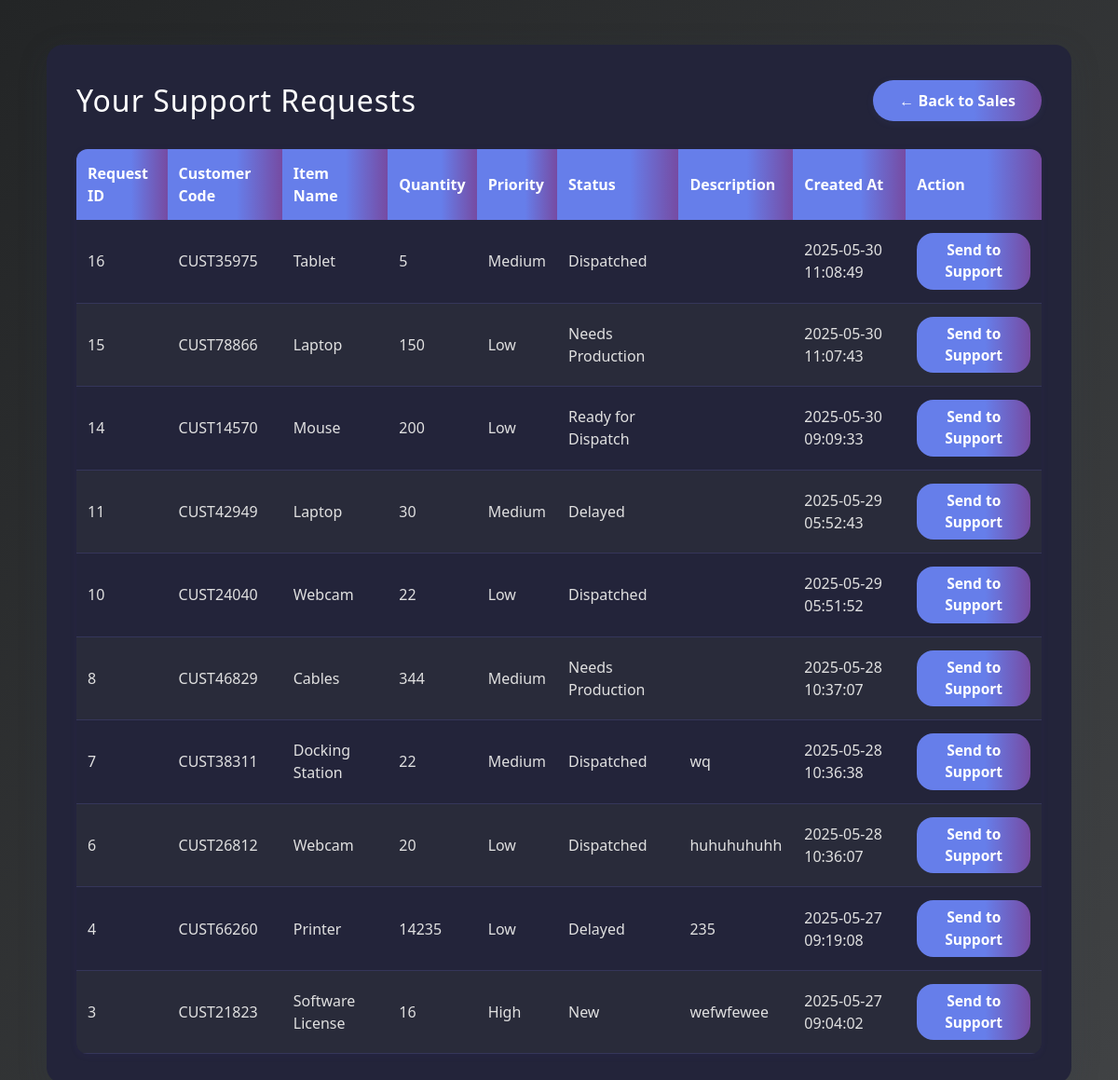
/support-sales (signed in), run on an earlier commit of the app's database.
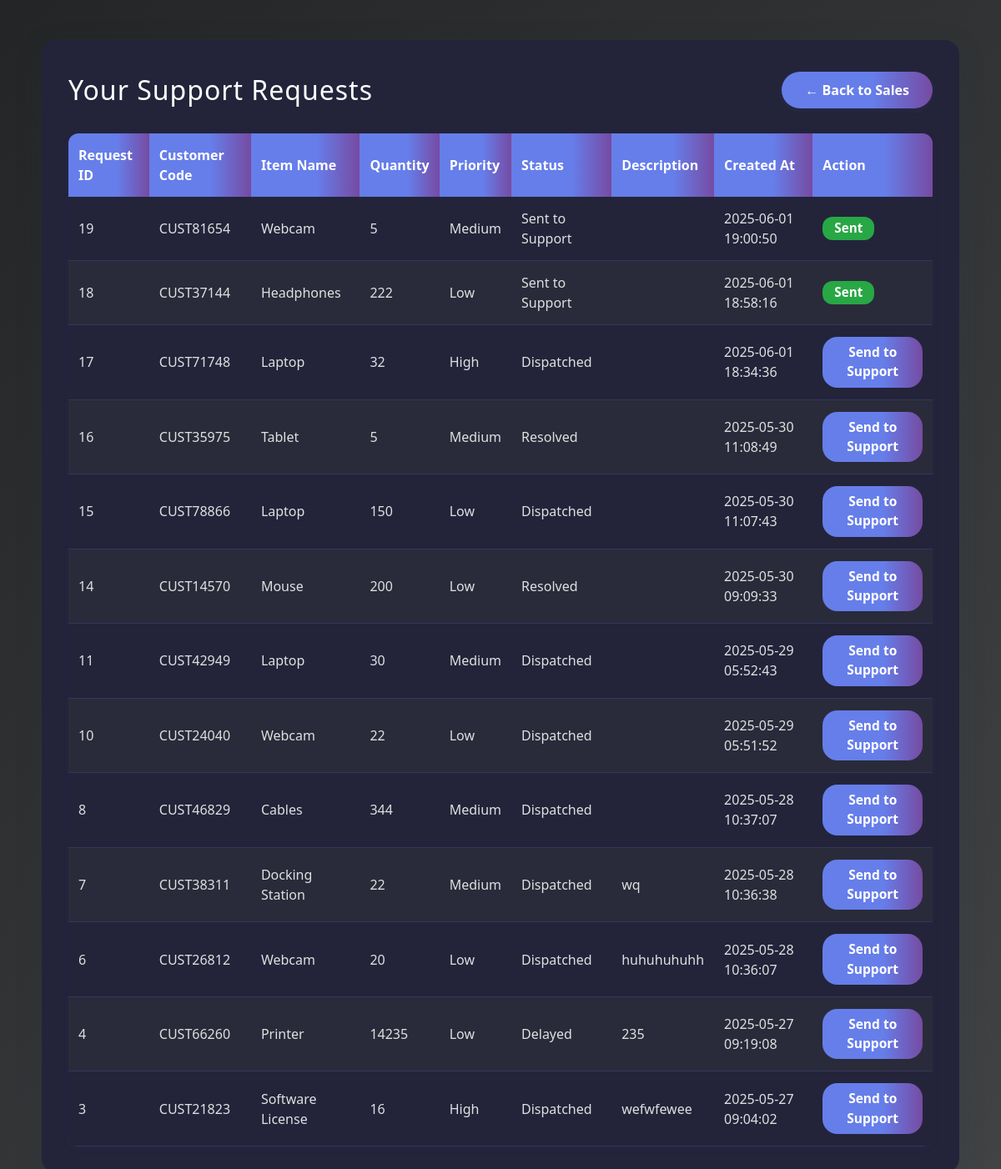
And on a later commit of the database.
### models.py (models this page shows)
class Request(db.Model):
    id = db.Column(db.Integer, primary_key=True)
    customer_id = db.Column(db.Integer, db.ForeignKey('customer.id'), nullable=False)
    customer_code = db.Column(db.String(50), nullable=False)  # <-- Newly added
    item_name = db.Column(db.String(100), nullable=False)
    quantity = db.Column(db.Integer, nullable=False)
    priority = db.Column(db.String(50), nullable=False)
    status = db.Column(db.String(50), default='New')
    created_at = db.Column(db.DateTime, default=datetime.utcnow)
    submitted_by = db.Column(db.Integer, db.ForeignKey('user.id'))
    description = db.Column(db.Text, nullable=True)

### app.py (the view)
@app.route('/support-sales')
@login_required
def support_sales():
    user_id = current_user.id
    requests = Request.query.filter_by(submitted_by=user_id).order_by(Request.created_at.desc()).all()
    return render_template('support_sales.html', requests=requests)

### app.py (called while the page is built)
@login_manager.user_loader
def load_user(user_id):
    return User.query.get(int(user_id))

@app.after_request
def add_header(response):
    response.headers["Cache-Control"] = "no-cache, no-store, must-revalidate, private"
    response.headers["Pragma"] = "no-cache"
    response.headers["Expires"] = "-1"
    return response

### templates/support_sales.html (shortened to what this page needs)
<!DOCTYPE html>
<html lang="en">
  <head>
    <link
      rel="stylesheet"
      href="https://stackpath.bootstrapcdn.com/bootstrap/4.5.2/css/bootstrap.min.css"
    />
  </head>
  <body>
    <div class="container-card">
      <div class="header-row">
        <h1>Your Support Requests</h1>
        <a href="{{ url_for('sales_page') }}" class="btn-back">← Back to Sales</a>
      </div>
      <table>
        <thead>
          <tr>
            <th>Request ID</th>
            <th>Customer Code</th>
            <th>Item Name</th>
            <th>Quantity</th>
            <th>Priority</th>
            <th>Status</th>
            <th>Description</th>
            <th>Created At</th>
            <th>Action</th>
          </tr>
        </thead>
        <tbody>
          {% if requests %}
            {% for request_item in requests %}
              <tr>
                <td>{{ request_item.id }}</td>
                <td>{{ request_item.customer_code }}</td>
                <td>{{ request_item.item_name }}</td>
                <td>{{ request_item.quantity }}</td>
                <td>{{ request_item.priority }}</td>
                <td>{{ request_item.status }}</td>
                <td>{{ request_item.description }}</td>
                <td>{{ request_item.created_at.strftime('%Y-%m-%d %H:%M:%S') }}</td>
                <td>
                  {% if request_item.status != 'Sent to Support' %}
                    <form action="{{ url_for('send_to_support', request_id=request_item.id) }}" method="post">
                      <button type="submit" class="btn btn-primary btn-sm">Send to Support</button>
                    </form>
                  {% else %}
                    <span class="badge badge-success">Sent</span>
                  {% endif %}
                </td>
              </tr>
            {% endfor %}
          {% else %}
            <tr>
              <td colspan="9" class="text-center">No requests found.</td>
            </tr>
          {% endif %}
        </tbody>
      </table>
    </div>
  </body>
</html>

What changed in the data, as far as the page shows it:
added Request: id "19", customer_code "CUST81654", item_name "Webcam", quantity "5", priority "Medium", status "Sent to Support", created_at "2025-06-01 19:00:50"
added Request: id "18", customer_code "CUST37144", item_name "Headphones", quantity "222", priority "Low", status "Sent to Support", created_at "2025-06-01 18:58:16"
added Request: id "17", customer_code "CUST71748", item_name "Laptop", quantity "32", priority "High", status "Dispatched", created_at "2025-06-01 18:34:36"
changed Request "CUST35975": status "Dispatched" → "Resolved"
changed Request "CUST78866": status "Needs Production" → "Dispatched"
changed Request "CUST14570": status "Ready for Dispatch" → "Resolved"
changed Request "CUST42949": status "Delayed" → "Dispatched"
changed Request "CUST46829": status "Needs Production" → "Dispatched"
changed Request "CUST21823": status "New" → "Dispatched"
